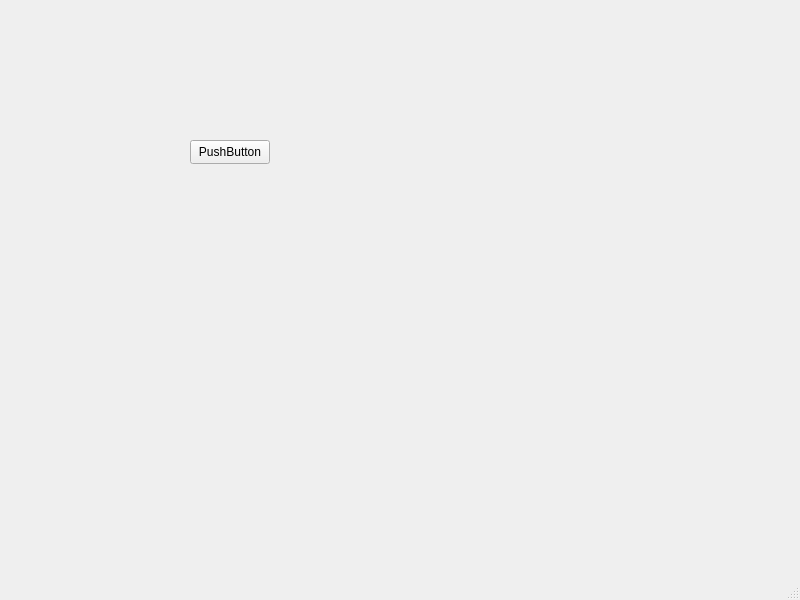
<?xml version="1.0" encoding="UTF-8"?>
<ui version="4.0">
 <class>MainWindow</class>
 <widget class="QMainWindow" name="MainWindow">
  <property name="geometry">
   <rect>
    <x>0</x>
    <y>0</y>
    <width>800</width>
    <height>600</height>
   </rect>
  </property>
  <property name="windowTitle">
   <string>MainWindow</string>
  </property>
  <widget class="QWidget" name="centralwidget">
   <widget class="QPushButton" name="pushButton">
    <property name="geometry">
     <rect>
      <x>190</x>
      <y>140</y>
      <width>80</width>
      <height>24</height>
     </rect>
    </property>
    <property name="text">
     <string>PushButton</string>
    </property>
   </widget>
  </widget>
  <widget class="QMenuBar" name="menubar">
   <property name="geometry">
    <rect>
     <x>0</x>
     <y>0</y>
     <width>800</width>
     <height>21</height>
    </rect>
   </property>
  </widget>
  <widget class="QStatusBar" name="statusbar"/>
 </widget>
 <resources/>
 <connections/>
</ui>
